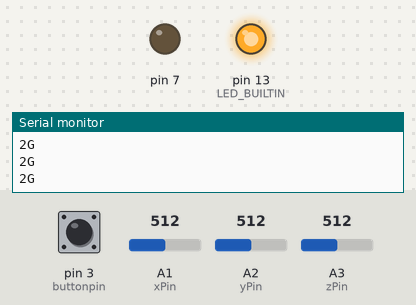
The sketch below on a simulated Arduino Uno, built with avr-gcc and run on an emulated ATmega328P. On the bench: output pins drawn as LEDs (lit = HIGH), the last lines printed to the serial monitor. Inputs (shaded band) come from the test bench; at power-on: A3 (zPin) = 512, pin 3 (buttonpin) HIGH, A1 (xPin) = 512, A2 (yPin) = 512.

Above: at 1.2 s.
1.3 s: A3 (zPin) set to 383
2.8 s: A3 (zPin) set to 350
At 4.0 s:
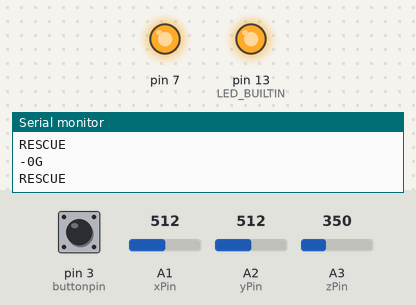
4.3 s: pin 3 (buttonpin) pulled LOW for 1 s
At 5.2 s:
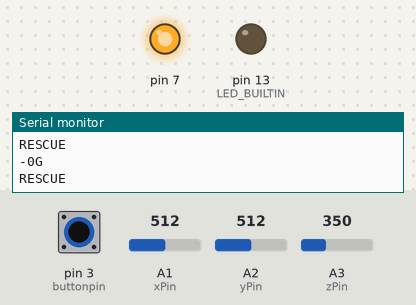
7.0 s: pin 3 (buttonpin) pulled LOW for 3.2 s
At 11.2 s:
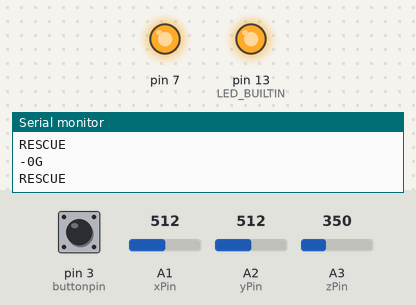
11.8 s: A3 (zPin) set to 446
At 13.0 s:
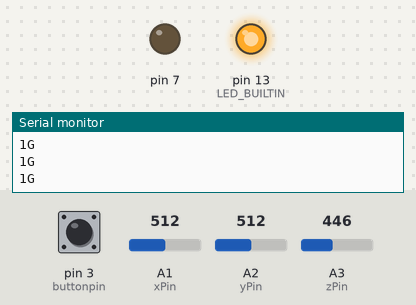
13.3 s: pin 3 (buttonpin) pulled LOW for 0.15 s
At 13.54 s:
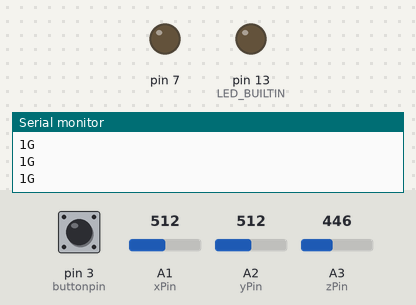
Timing chart, 0 to 16.1 s (numbered marks = the images above; inputs shaded):
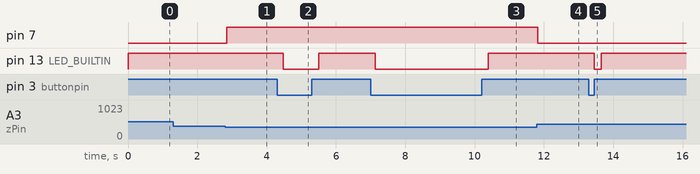

The sketch:

accelerometer_with_buzzer_button.ino
```cpp
#define xPin A1
#define yPin A2
#define zPin A3

//--------------------------------------------------------------
//calibrated minimum and maximum Raw Ranges for each axis
//use calibration.ino file to get these values
//MMMMMMMMMMMMMMMMMMMMMMMMMMMMM
int xMin = 279;
int xMax = 422;
//MMMMMMMMMMMMMMMMMMMMMMMMMMMMM
int yMin = 280;
int yMax = 424;
//MMMMMMMMMMMMMMMMMMMMMMMMMMMMM
int zMin = 296;
int zMax = 436;
//MMMMMMMMMMMMMMMMMMMMMMMMMMMMM
//--------------------------------------------------------------
// Take multiple samples to reduce noise
const int samples = 10;

//--------------------------------------------------------------
int buttonpin = 3;  //Definisce il pin a cui è collegato il pulsante
int val;
void setup()
{
  pinMode(7,OUTPUT);
  //analogReference(EXTERNAL);
  Serial.begin(115200);
  pinMode(LED_BUILTIN, OUTPUT);
  pinMode(buttonpin, INPUT);
}


void loop()
{
  //--------------------------------------------------------------
  //Read raw values
  int xRaw=0,yRaw=0,zRaw=0;
  for(int i=0;i<samples;i++)
  {
    xRaw+=analogRead(xPin);
    yRaw+=analogRead(yPin);
    zRaw+=analogRead(zPin);
  }
  xRaw/=samples;
  yRaw/=samples;
  zRaw/=samples;
  //--------------------------------------------------------------
  //Convert raw values to 'milli-Gs"
  //Convert value of RawMin to -1000
  //Convert value of RawMax to 1000
  long xMilliG = map(xRaw, xMin, xMax, -1000, 1000);
  long yMilliG = map(yRaw, yMin, yMax, -1000, 1000);
  long zMilliG = map(zRaw, zMin, zMax, -1000, 1000);
  //--------------------------------------------------------------
  // re-scale to fractional Gs
  float x_g_value = xMilliG / 1000.0;
  float y_g_value = yMilliG / 1000.0;
  float z_g_value = zMilliG / 1000.0;
  //--------------------------------------------------------------
  //MMMMMMMMMMMMMMMMMMMMMMMMMMMMMMMMMMM
  //Serial.print(x_g_value,0);
  //Serial.print(x_g_value,2);
  //Serial.print("G");
  //Serial.print("\t");
  //MMMMMMMMMMMMMMMMMMMMMMMMMMMMMMMMMMM
  //Serial.print(y_g_value,0);
  //Serial.print(y_g_value,2);
  //Serial.print("G");
  //Serial.print("\t");
  //MMMMMMMMMMMMMMMMMMMMMMMMMMMMMMMMMMM
  Serial.print(z_g_value,0);
  //Serial.print(z_g_value,2);
  Serial.println("G");
  if (z_g_value <=0){
  Serial.println("RESCUE");
  analogWrite(7,200);
  }
  else{
    analogWrite(7,0);
  }


  Serial.println();
  //MMMMMMMMMMMMMMMMMMMMMMMMMMMMMMMMMMM
  //--------------------------------------------------------------
   val = digitalRead(buttonpin); // controlla lo stato del pulsante
  if (val == LOW)
  {
   digitalWrite(LED_BUILTIN, LOW); // se si preme il pulsante, accende il LED
  }
   else
  {
    digitalWrite(LED_BUILTIN, HIGH); // oppure spegne il LED
  }
  delay(200);
}
```

Measured:
- the behaviour switches between 367 and 366 on A3 (zPin) (found by bisection; images 0 and 1)
- after the input at 2.8 s, pin 7: LOW → HIGH after 0.05 s
- after the input at 4.3 s, pin 13 (LED_BUILTIN): HIGH → LOW after 0.18 s, → HIGH 1.0 s later
- after the input at 7.0 s, pin 13 (LED_BUILTIN): HIGH → LOW after 0.13 s, → HIGH 3.3 s later
- after the input at 11.8 s, pin 7: HIGH → LOW at once
- after the input at 13.3 s, pin 13 (LED_BUILTIN): HIGH → LOW after 0.15 s, → HIGH 0.20 s later
